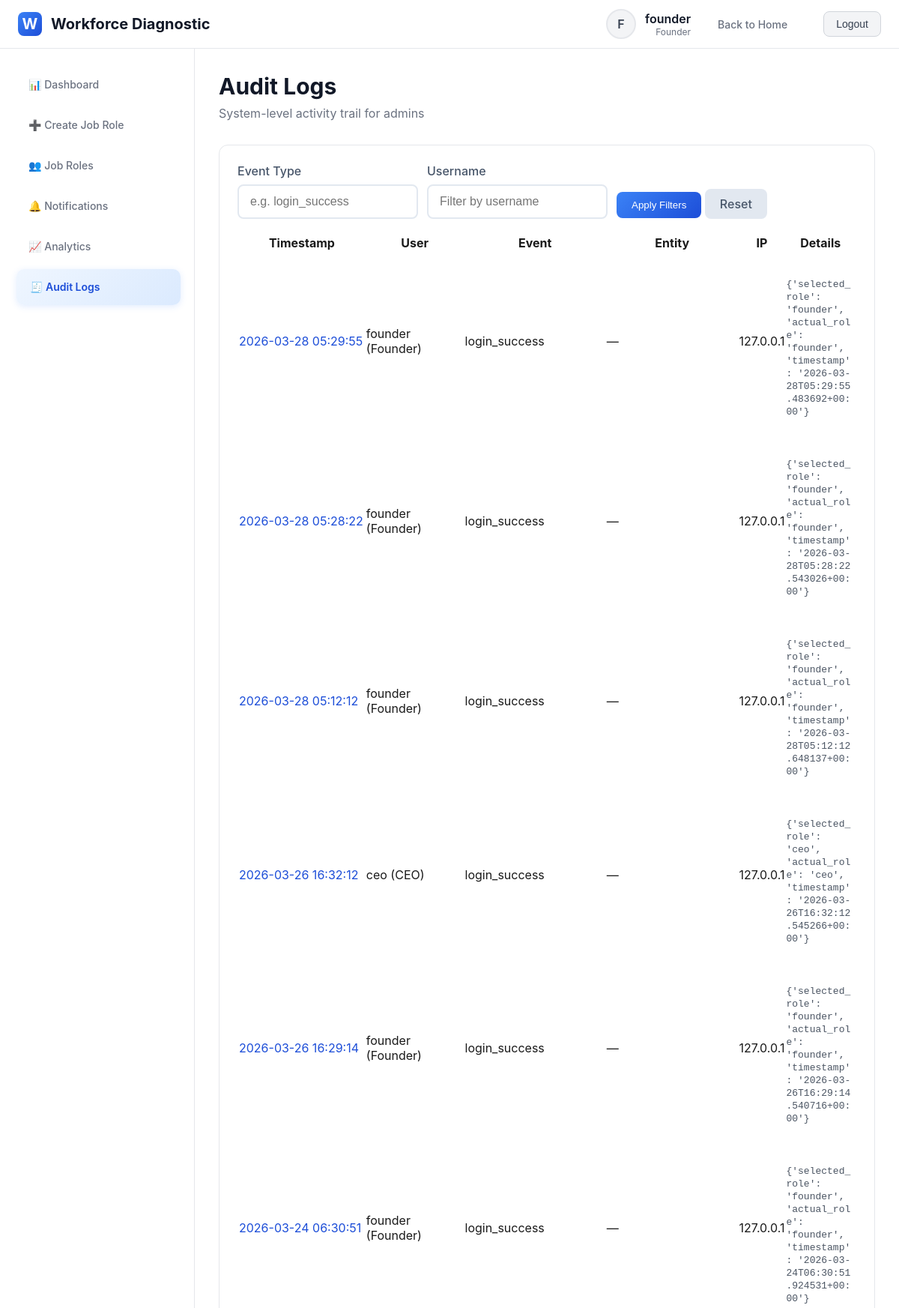
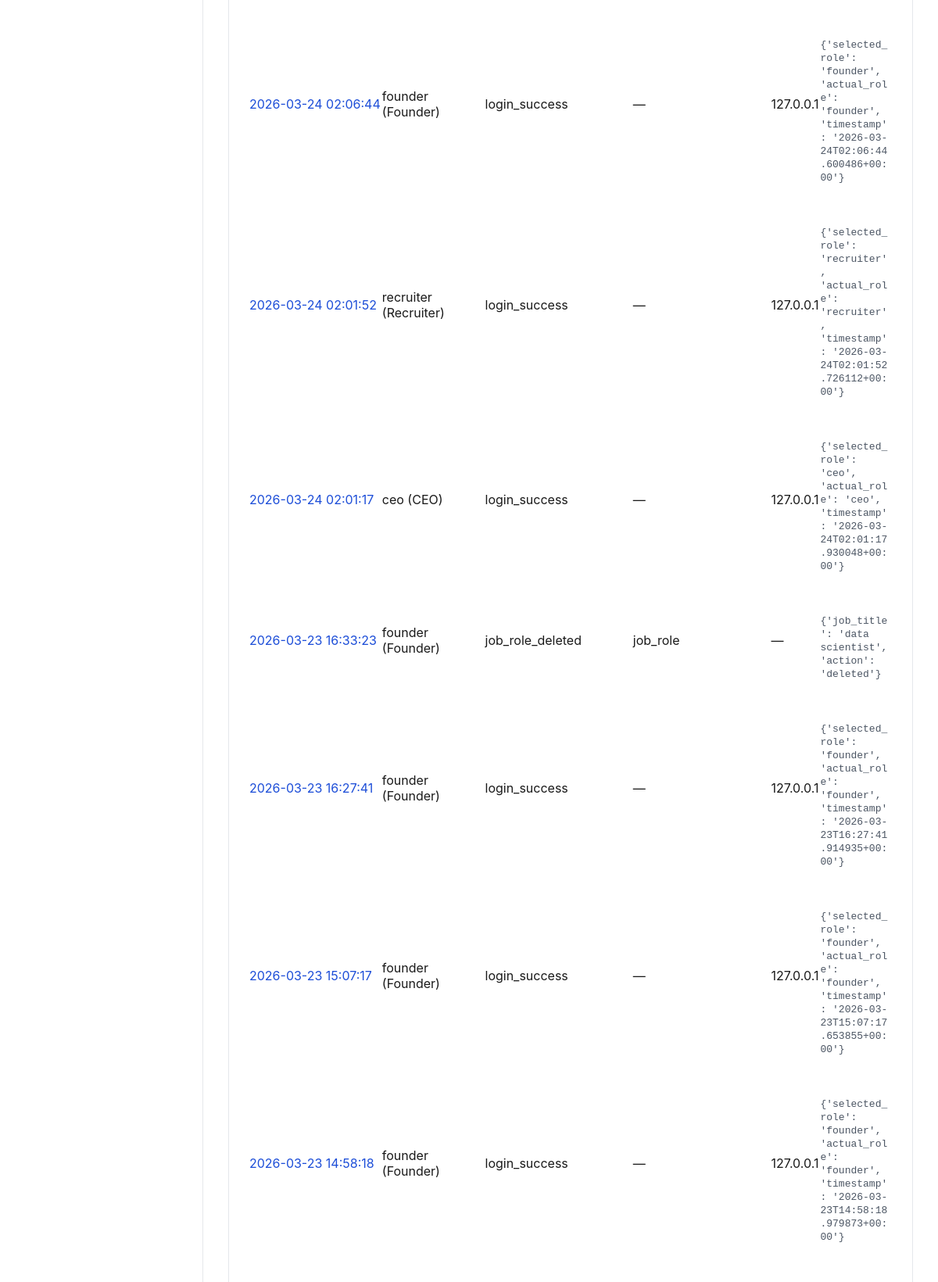
The app's page /audit-logs/ (signed in, upper part) with its own data (2 pictures, top to bottom).
### diagnostic_app/models.py (models this page shows, shortened)
class User(AbstractUser):
    ROLE_CHOICES = [
        ('founder', 'Founder'),
        ('co_founder', 'Co-Founder'),
        ('ceo', 'CEO'),
        ('cfo', 'CFO'),
        ('cto', 'CTO / Tech Lead'),
        ('coo', 'COO'),
        ('project_head', 'Project Head / Team Lead'),
        ('hr_manager', 'HR Manager / People Operations'),
        ('recruiter', 'Recruiter'),
        ('hr_executive', 'HR Executive'),
    ]
    role = models.CharField(max_length=20, choices=ROLE_CHOICES)
    phone = models.CharField(max_length=15, blank=True)
    def get_level(self):
        level_map = {
            'founder': 1, 'co_founder': 1,
            'ceo': 2, 'cfo': 2,
            'cto': 2, 'coo': 2, 'project_head': 2,
            'hr_manager': 3, 'recruiter': 3, 'hr_executive': 3
        }
        return level_map.get(self.role, 0)
    def can_create_job_roles(self):
        return self.role in ['founder', 'co_founder']

class AuditLog(models.Model):
    EVENT_TYPES = [
        ('login_success', 'Login Success'),
        ('login_failure', 'Login Failure'),
        ('diagnostic_submitted', 'Diagnostic Submitted'),
        ('final_decision_generated', 'Final Decision Generated'),
        ('job_role_deleted', 'Job Role Deleted'),
    ]
    ENTITY_TYPES = [
        ('job_role', 'Job Role'),
        ('diagnostic_submission', 'Diagnostic Submission'),
    ]
    created_at = models.DateTimeField(auto_now_add=True)
    user = models.ForeignKey(User, on_delete=models.SET_NULL, null=True, blank=True, related_name='audit_logs')
    event_type = models.CharField(max_length=50, choices=EVENT_TYPES)
    entity_type = models.CharField(max_length=50, choices=ENTITY_TYPES, blank=True)
    entity_id = models.PositiveIntegerField(null=True, blank=True)
    metadata = models.JSONField(default=dict, blank=True)
    ip_address = models.GenericIPAddressField(null=True, blank=True)
    class Meta:
        ordering = ['-created_at']

### diagnostic_app/views.py (the view)
# urls.py: path('audit-logs/', views.audit_logs_view, name='audit_logs'),
@login_required
def audit_logs_view(request):
    if not (
        request.user.is_superuser
        or request.user.role in ['founder', 'co_founder']
    ):
        messages.error(request, 'Only admins, founders and co-founders can view audit logs.')
        return redirect('dashboard')
    logs = AuditLog.objects.select_related('user').all()
    event_type = request.GET.get('event_type', '').strip()
    username = request.GET.get('username', '').strip()
    if event_type:
        logs = logs.filter(event_type=event_type)
    if username:
        logs = logs.filter(user__username__icontains=username)
    logs = logs.order_by('-created_at')[:200]
    context = {
        'logs': logs,
        'event_type_filter': event_type,
        'username_filter': username,
    }
    return render(request, 'diagnostic_app/audit_logs.html', context)

### diagnostic_app/templates/diagnostic_app/audit_logs.html (shortened to what this page needs)
{% extends 'diagnostic_app/base.html' %}
{% block content %}
<div class="page-header">
    <div style="display: flex; justify-content: space-between; align-items: flex-start;">
        <div>
            <h1>Audit Logs</h1>
            <p>System-level activity trail for admins</p>
        </div>
    </div>
</div>
<div class="card">
    <form method="get" style="margin-bottom: 20px; display: flex; gap: 12px; align-items: flex-end; flex-wrap: wrap;">
        <div class="form-group" style="margin-bottom: 0;">
            <label for="event_type">Event Type</label>
            <input
                type="text"
                id="event_type"
                name="event_type"
                value="{{ event_type_filter }}"
                placeholder="e.g. login_success"
            >
        </div>
        <div class="form-group" style="margin-bottom: 0;">
            <label for="username">Username</label>
            <input
                type="text"
                id="username"
                name="username"
                value="{{ username_filter }}"
                placeholder="Filter by username"
            >
        </div>
        <div>
            <button type="submit" class="btn btn-primary">Apply Filters</button>
            <a href="{% url 'audit_logs' %}" class="btn btn-secondary">Reset</a>
        </div>
    </form>
    {% if logs %}
    <div style="overflow-x: auto;">
        <table class="table">
            <thead>
                <tr>
                    <th style="white-space: nowrap;">Timestamp</th>
                    <th>User</th>
                    <th>Event</th>
                    <th>Entity</th>
                    <th>IP</th>
                    <th>Details</th>
                </tr>
            </thead>
            <tbody>
                {% for log in logs %}
                <tr>
                    <td style="white-space: nowrap;">
                        <a href="{% url 'audit_log_detail' log.id %}" style="color: #1d4ed8; text-decoration: none;">
                            {{ log.created_at|date:"Y-m-d H:i:s" }}
                        </a>
                    </td>
                    <td>
                        {% if log.user %}
                            {{ log.user.username }} ({{ log.user.get_role_display }})
                        {% else %}
                            <span style="color: #6b7280;">Anonymous</span>
                        {% endif %}
                    </td>
                    <td>{{ log.event_type }}</td>
                    <td>
                        {% if log.entity_type %}
                            {{ log.entity_type }}{% if log.entity_id %} #{{ log.entity_id }}{% endif %}
                        {% else %}
                            —
                        {% endif %}
                    </td>
                    <td>{{ log.ip_address|default:"—" }}</td>
                    <td style="max-width: 360px; font-size: 13px; color: #4b5563;">
                        {% if log.metadata %}
                            <code style="white-space: pre-wrap; word-break: break-word;">
                                {{ log.metadata|safe }}
                            </code>
                        {% else %}
                            <span style="color: #9ca3af;">No extra details</span>
                        {% endif %}
                    </td>
                </tr>
                {% endfor %}
            </tbody>
        </table>
    </div>
    {% else %}
    <div style="padding: 40px 0; text-align: center; color: #6b7280;">
        No audit events recorded yet.
    </div>
    {% endif %}
</div>
{% endblock %}

### diagnostic_app/templates/diagnostic_app/base.html (shortened to what this page needs)
<!DOCTYPE html>
<html lang="en">
<head>
    {% load static %}
</head>
<body>
    {% if user.is_authenticated %}
    <div class="app-container">
        <header class="header">
            <div class="header-content">
                <a href="{% url 'dashboard' %}" class="logo">
                    <div class="logo-icon">W</div>
                    <span>Workforce Diagnostic</span>
                </a>
                <div class="user-menu">
                    <div class="user-info">
                        <div class="user-avatar">{{ user.username.0|upper }}</div>
                        <div class="user-details">
                            <div class="user-name">{{ user.username }}</div>
                            <div class="user-role">{{ user.get_role_display }}</div>
                        </div>
                    </div>
                    <a href="{% url 'home' %}?show_home=true" class="nav-home-link-simple">
                        Back to Home
                    </a>
                    <form method="post" action="{% url 'logout' %}">
                        <button type="submit" class="btn-logout">Logout</button>
                    </form>
                </div>
            </div>
        </header>
        <div class="main-content">
            <nav class="sidebar">
                <ul class="nav-menu">
                    <li class="nav-item">
                        <a href="{% url 'dashboard' %}" class="nav-link {% if request.path == '/dashboard/' %}active{% endif %}">
                            📊 Dashboard
                        </a>
                    </li>
                    {% if user.can_create_job_roles %}
                    <li class="nav-item">
                        <a href="{% url 'create_job_role' %}" class="nav-link {% if request.path == '/job-roles/create/' %}active{% endif %}">
                            ➕ Create Job Role
                        </a>
                    </li>
                    {% endif %}
                    <li class="nav-item">
                        <a href="{% url 'job_roles' %}" class="nav-link {% if '/job-roles' in request.path and request.path != '/job-roles/create/' %}active{% endif %}">
                            👥 Job Roles
                        </a>
                    </li>
                    <li class="nav-item">
                        <a href="{% url 'notifications' %}" class="nav-link {% if '/notifications' in request.path %}active{% endif %}">
                            🔔 Notifications
                        </a>
                    </li>
                    {% if user.get_level == 1 %}
                    <li class="nav-item">
                        <a href="{% url 'analytics' %}" class="nav-link {% if '/analytics' in request.path %}active{% endif %}">
                            📈 Analytics
                        </a>
                    </li>
                    {% endif %}
                    {% if user.is_superuser or user.role == 'founder' or user.role == 'co_founder' %}
                    <li class="nav-item">
                        <a href="{% url 'audit_logs' %}" class="nav-link {% if '/audit-logs' in request.path %}active{% endif %}">
                            🧾 Audit Logs
                        </a>
                    </li>
                    {% endif %}
                </ul>
            </nav>
            <div class="content-wrapper">
                <div class="content">
                    {% block content %}{% endblock %}
                </div>
            </div>
        </div>
    </div>
    {% else %}
    {% block login_content %}{% endblock %}
    {% endif %}
</body>
</html>

### diagnostic_app/templates/diagnostic_app/base.html (style rules this page uses)
* { margin: 0; padding: 0; box-sizing: border-box; }
body { font-family: -apple-system, BlinkMacSystemFont, 'Segoe UI', Roboto, sans-serif; background: #ffffff; color: #1a1a1a; min-height: 100vh; }
.app-container { display: flex; flex-direction: column; min-height: 100vh; }
.header { background: #ffffff; border-bottom: 1px solid #e5e7eb; padding: 0 24px; box-shadow: 0 1px 3px rgba(0,0,0,0.05); }
.header-content { display: flex; align-items: center; justify-content: space-between; height: 64px; max-width: 1200px; margin: 0 auto; }
.logo { display: flex; align-items: center; gap: 12px; font-size: 20px; font-weight: 700; color: #111827; text-decoration: none; }
.logo-icon { width: 32px; height: 32px; background: linear-gradient(135deg, #3b82f6 0%, #1d4ed8 100%); border-radius: 8px; display: flex; align-items: center; justify-content: center; color: white; }
.user-menu { display: flex; align-items: center; gap: 20px; }
.user-info { display: flex; align-items: center; gap: 12px; }
.user-avatar { width: 40px; height: 40px; border-radius: 50%; background: #f3f4f6; display: flex; align-items: center; justify-content: center; font-weight: 600; color: #374151; border: 2px solid #e5e7eb; }
.user-details { text-align: right; }
.user-name { font-weight: 600; color: #111827; }
.user-role { font-size: 12px; color: #6b7280; }
.btn-logout { padding: 8px 16px; background: #f3f4f6; color: #374151; border: 1px solid #d1d5db; border-radius: 8px; font-size: 14px; font-weight: 500; cursor: pointer; transition: all 0.2s; }
.main-content { flex: 1; display: flex; }
.sidebar { width: 260px; background: #ffffff; border-right: 1px solid #e5e7eb; padding: 24px 0; display: flex; flex-direction: column; }
.nav-menu { list-style: none; padding: 0 20px; margin: 0; }
.nav-item { margin-bottom: 6px; }
.nav-link { display: flex; align-items: center; gap: 14px; padding: 14px 18px; color: #6b7280; text-decoration: none; border-radius: 10px; transition: all 0.2s ease; font-weight: 500; font-size: 14px; line-height: 1.4; min-height: 48px; box-sizing: border-box; }
.nav-link.active { background: linear-gradient(135deg, #eff6ff 0%, #dbeafe 100%); color: #1d4ed8; font-weight: 600; box-shadow: 0 2px 8px rgba(59, 130, 246, 0.15); transform: translateX(2px); }
.nav-home-link-simple { color: #6b7280; text-decoration: none; padding: 8px 16px; border-radius: 6px; font-weight: 500; font-size: 14px; transition: all 0.2s; margin-right: 12px; }
.content-wrapper { flex: 1; padding: 32px; background: #ffffff; }
.content { max-width: 1200px; margin: 0 auto; }
.page-header { margin-bottom: 32px; }
.page-header h1 { font-size: 30px; font-weight: 700; color: #111827; margin-bottom: 8px; }
.page-header p { color: #6b7280; font-size: 16px; }
.btn { padding: 10px 20px; border-radius: 8px; font-weight: 500; cursor: pointer; border: none; text-decoration: none; display: inline-flex; align-items: center; gap: 8px; transition: all 0.2s; }
.btn-primary { background: linear-gradient(135deg, #3b82f6 0%, #1d4ed8 100%); color: white; }
.btn-secondary { background: #e2e8f0; color: #475569; }
.card { background: #ffffff; border: 1px solid #e5e7eb; border-radius: 12px; padding: 24px; margin-bottom: 20px; }
.form-group { margin-bottom: 20px; }
.form-group label { display: block; margin-bottom: 8px; font-weight: 500; color: #475569; }
.form-group input, .form-group select, .form-group textarea { width: 100%; padding: 12px 15px; border: 2px solid #e2e8f0; border-radius: 8px; font-size: 16px; }

### records on screen
User: username.0 "F", username "founder", role "Founder"
AuditLog: created_at "2026-03-28 05:29:55", user.username "founder", user.role "Founder", event_type "login_success", ip_address "127.0.0.1", metadata "{'selected_role': 'founder', 'actual_role': 'founder', 'timestamp': '2026-03-28T05:29:55.483692+00:00'}…"
AuditLog: created_at "2026-03-28 05:28:22", user.username "founder", user.role "Founder", event_type "login_success", ip_address "127.0.0.1", metadata "{'selected_role': 'founder', 'actual_role': 'founder', 'timestamp': '2026-03-28T05:28:22.543026+00:00'}…"
AuditLog: created_at "2026-03-28 05:12:12", user.username "founder", user.role "Founder", event_type "login_success", ip_address "127.0.0.1", metadata "{'selected_role': 'founder', 'actual_role': 'founder', 'timestamp': '2026-03-28T05:12:12.648137+00:00'}…"
AuditLog: created_at "2026-03-26 16:32:12", user.username "ceo", user.role "CEO", event_type "login_success", ip_address "127.0.0.1", metadata "{'selected_role': 'ceo', 'actual_role': 'ceo', 'timestamp': '2026-03-26T16:32:12.545266+00:00'}…"
AuditLog: created_at "2026-03-26 16:29:14", user.username "founder", user.role "Founder", event_type "login_success", ip_address "127.0.0.1", metadata "{'selected_role': 'founder', 'actual_role': 'founder', 'timestamp': '2026-03-26T16:29:14.540716+00:00'}…"
AuditLog: created_at "2026-03-24 06:30:51", user.username "founder", user.role "Founder", event_type "login_success", ip_address "127.0.0.1", metadata "{'selected_role': 'founder', 'actual_role': 'founder', 'timestamp': '2026-03-24T06:30:51.924531+00:00'}…"
AuditLog: created_at "2026-03-24 02:06:44", user.username "founder", user.role "Founder", event_type "login_success", ip_address "127.0.0.1", metadata "{'selected_role': 'founder', 'actual_role': 'founder', 'timestamp': '2026-03-24T02:06:44.600486+00:00'}…"
AuditLog: created_at "2026-03-24 02:01:52", user.username "recruiter", user.role "Recruiter", event_type "login_success", ip_address "127.0.0.1", metadata "{'selected_role': 'recruiter', 'actual_role': 'recruiter', 'timestamp': '2026-03-24T02:01:52.726112+00:00'}…"
AuditLog: created_at "2026-03-24 02:01:17", user.username "ceo", user.role "CEO", event_type "login_success", ip_address "127.0.0.1", metadata "{'selected_role': 'ceo', 'actual_role': 'ceo', 'timestamp': '2026-03-24T02:01:17.930048+00:00'}…"
AuditLog: created_at "2026-03-23 16:33:23", user.username "founder", user.role "Founder", event_type "job_role_deleted", entity_type "job_role", ip_address "—", metadata "{'job_title': 'data scientist', 'action': 'deleted'}…"
AuditLog: created_at "2026-03-23 16:27:41", user.username "founder", user.role "Founder", event_type "login_success", ip_address "127.0.0.1", metadata "{'selected_role': 'founder', 'actual_role': 'founder', 'timestamp': '2026-03-23T16:27:41.914935+00:00'}…"
AuditLog: created_at "2026-03-23 15:07:17", user.username "founder", user.role "Founder", event_type "login_success", ip_address "127.0.0.1", metadata "{'selected_role': 'founder', 'actual_role': 'founder', 'timestamp': '2026-03-23T15:07:17.653855+00:00'}…"
AuditLog: created_at "2026-03-23 14:58:18", user.username "founder", user.role "Founder", event_type "login_success", ip_address "127.0.0.1", metadata "{'selected_role': 'founder', 'actual_role': 'founder', 'timestamp': '2026-03-23T14:58:18.979873+00:00'}…"
